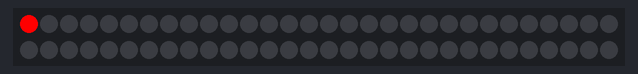
A sketch run on a simulated Arduino Uno, built with avr-gcc and run on an emulated ATmega328P. On the bench: 60 RGB LEDs in strip order, left to right, continuing on the next row.

Above: at 0.1 s.
At 1.3 s:
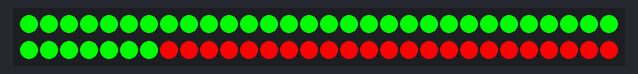
At 2.2 s:
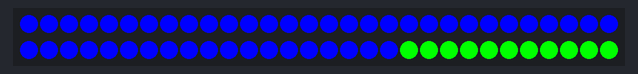
At 2.58 s:
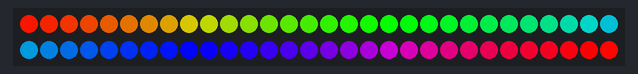
At 20.53 s:
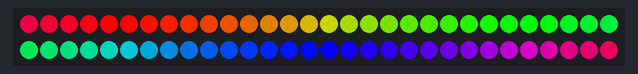
At 39.43 s:
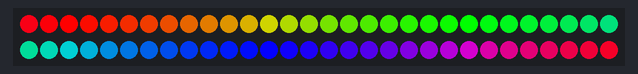

The sketch:

manufacturing-tester.ino
```cpp
#include <Adafruit_NeoPixel.h>

#define PIN 11

Adafruit_NeoPixel strip = Adafruit_NeoPixel(60, PIN, NEO_GRB + NEO_KHZ800);

void setup() {
  strip.begin();
  strip.show();
  colorWipe(strip.Color(255, 0, 0), 10);
  colorWipe(strip.Color(0, 255, 0), 10);
  colorWipe(strip.Color(0, 0, 255), 10);
}

void loop() {
  rainbowCycle(20);
}

void colorWipe(uint32_t c, uint8_t wait) {
  for(uint16_t i=0; i<strip.numPixels(); i++) {
      strip.setPixelColor(i, c);
      strip.show();
      delay(wait);
  }
}

void rainbowCycle(uint8_t wait) {
  uint16_t i, j;
  for(j=0; j<256*5; j++) {
    for(i=0; i< strip.numPixels(); i++) {
      strip.setPixelColor(i, Wheel(((i * 256 / strip.numPixels()) + j) & 255));
    }
    strip.show();
    delay(wait);
  }
}

uint32_t Wheel(byte WheelPos) {
  WheelPos = 255 - WheelPos;
  if(WheelPos < 85) {
   return strip.Color(255 - WheelPos * 3, 0, WheelPos * 3);
  } else if(WheelPos < 170) {
    WheelPos -= 85;
   return strip.Color(0, WheelPos * 3, 255 - WheelPos * 3);
  } else {
   WheelPos -= 170;
   return strip.Color(WheelPos * 3, 255 - WheelPos * 3, 0);
  }
}
```
